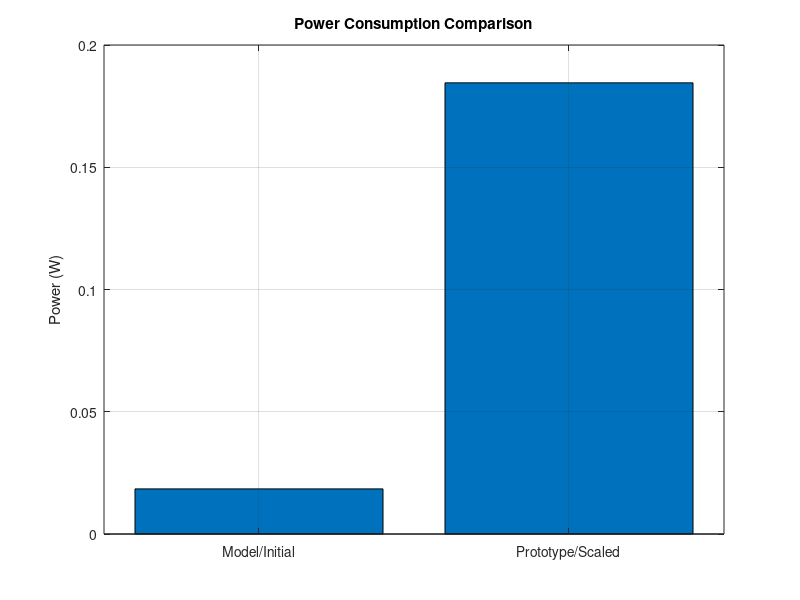

The MATLAB source for this figure:
%%%%%%%%%%%%%%%%%%%%%%%%%%%%%%%%%%%%%%%%%%%%%%%%%%%%%%%%%%%%%%%%%%%%%%%%%%%
% Process Simulation Laboratory-I
%
% Aim: To design 1 m³ mechanically agitated vessel/tank system with initial
% volume scaled to 10 m³, with a flat six-blade disk turbine under
% turbulent flow conditions, and determine the corresponding power
% consumption of the agitated tank system.
%
% Author: Mridun Gupta, (IMT.CE, 2024)
%
% Roll Number: J24IMT624
%
%%%%%%%%%%%%%%%%%%%%%%%%%%%%%%%%%%%%%%%%%%%%%%%%%%%%%%%%%%%%%%%%%%%%%%%%%%%

clc;
clear;
close all;

%% -----------------------------
% INPUT DATA
%% -----------------------------

rho = 1000;                         % Fluid density (kg/m^3)
mu = 0.001;                         % Dynamic viscosity (Pa.s)
Np = 6;                             % Power number (from N_Re vs. N_P plot)
Re = 1e4;                           % Assumed turbulent Reynolds Number, remained constant)
n = 2/3;                            % Considered Equal rate of mass transfer

%% -----------------------------
% TANK DESIGN
%% -----------------------------

V1 = 1;                             % Tank volume (m^3)
Dt1 = (4*V1/pi)^(1/3);              % Tank diameter (m)
H1 = Dt1;                           % Liquid height
J1 = Dt1 * 1/12;                    % Baffle Width

%% -----------------------------
% IMPELLER DIMENSIONS
%% -----------------------------

Da1 = Dt1 * 0.3;                    % Impeller diameter
W1 = Da1 * 0.2;                     % Blade width
L1 = Da1 * 0.25;                    % Blade length
E1 = Dt1 * 0.33;                    % Clearance from bottom

%% -----------------------------
% POWER CALCULATION
%% -----------------------------

N1 = Re*mu/(rho*Da1^2);             % Rotational speed (rev/s)
P1 = Np*rho*N1^3*Da1^5;             % Power consumption (W)

%% -----------------------------
% SCALE-UP TO 10 m^3
%% -----------------------------

V2 = 10;

R = (V2/V1)^(1/3);                  % Scale Ratio

H2 = R * H1;
Dt2 = R * Dt1;
Da2 = R * Da1;
W2 = R * W1;
L2 = R * L1;
E2 = R * E1;
J2 = R * J1;

N2 = N1*(1/R)^n;
P2 = Np*rho*N2^3*Da2^5;

%% -----------------------------
% DISPLAY RESULTS
%% -----------------------------

fprintf('\n');
fprintf('=========================================\n');
fprintf('      AGITATOR DESIGN RESULTS\n');
fprintf('=========================================\n');

fprintf('Scaled Ratio               = %.3f m\n',R);
fprintf('Assumed Reynolds Number    = %.2e\n',Re);

fprintf('\nOriginal Tank (1 m^3)\n');
fprintf('-------------------------\n');
fprintf('Tank Diameter      = %.3f m\n',Dt1);
fprintf('Liquid Height      = %.3f m\n',H1);
fprintf('Impeller Diameter  = %.3f m\n',Da1);
fprintf('Blade Width        = %.3f m\n',W1);
fprintf('Blade Length       = %.3f m\n',L1);
fprintf('Clearance          = %.3f m\n',E1);
fprintf('Baffle Width       = %.3f m\n',J1);
fprintf('Rotational Speed   = %.3f m\n',N1);
fprintf('Power Consumption  = %.2f W\n',P1);

fprintf('\nScaled Tank (10 m^3)\n');
fprintf('-------------------------\n');
fprintf('Tank Diameter      = %.3f m\n',Dt2);
fprintf('Liquid Height      = %.3f m\n',H2);
fprintf('Impeller Diameter  = %.3f m\n',Da2);
fprintf('Blade Width        = %.3f m\n',W2);
fprintf('Blade Length       = %.3f m\n',L2);
fprintf('Clearance          = %.3f m\n',E2);
fprintf('Baffle Width       = %.3f m\n',J2);
fprintf('Rotational Speed   = %.3f m\n',N2);
fprintf('Power Consumption  = %.2f W\n',P2);

fprintf('\n=========================================\n');

%% -----------------------------
% BAR CHART
%% -----------------------------

figure;

bar([P1 P2]);

set(gca,'XTickLabel',{'Model/Initial','Prototype/Scaled'});

ylabel('Power (W)');

title('Power Consumption Comparison');

grid on;
